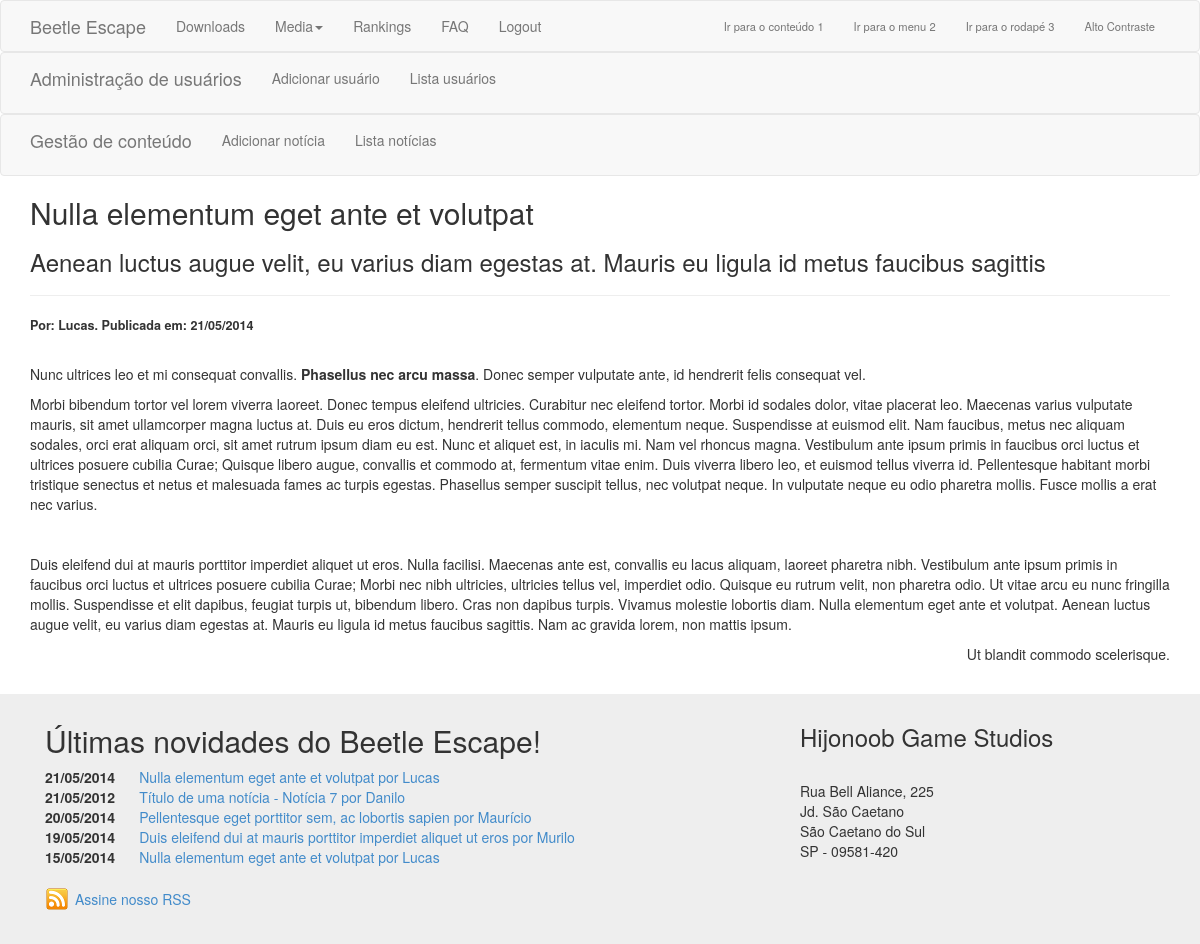
Page /noticia.php?id=6 (signed in) on the committed database.
### tables this page shows
CREATE TABLE `noticias` (
  `id` int(200) NOT NULL AUTO_INCREMENT,
  `titulo` varchar(200) NOT NULL,
  `descricao` varchar(600) NOT NULL,
  `autor` varchar(100) NOT NULL,
  `data` varchar(100) NOT NULL,
  `texto` varchar(5000) NOT NULL,
  PRIMARY KEY (`id`),
  UNIQUE KEY `id` (`id`)
);

### noticia.php (the view, shortened to what this page needs)
<?php
	include 'templates/header.php';
?>
			<?php
				include 'restrito/conexao.php';
				$id = htmlspecialchars($_GET["id"]);
				if($id){
					if ($sql = $conexao->prepare("SELECT titulo, descricao, autor, data, texto FROM noticias WHERE id = ?")) {
						$sql->bind_param('i', $id);
						$sql->execute();
						$sql->bind_result($titulo, $descricao, $autor, $data, $texto);
					}
				}
			?>
			<h2> <?php echo $titulo; ?> </h2>
			<h3> <?php echo $descricao; ?> </h3>
			<hr />
			<div class="byline">
				<span class="noticiaautor">Por: <?php echo $autor; ?>. </span>
				<span class="noticiadata">Publicada em: <?php echo $data; ?></span>
			</div>
			<p class="noticiatexto"><?php echo $texto; ?></p>
		</div>
<?php include 'templates/footer.php' ?>

### templates/footer.php (shortened to what this page needs)
      <div class="jumbotron footer" id="arodape">
          <div class="container">
              <div class="col-md-8" id="mailing-form" >
                <h2>Últimas novidades do Beetle Escape!</h2>
                <div class="listanoticia">
                  <dl class="dl-horizontal">
                    <?php
                      include 'restrito/conexao.php';
                      $resultado = $conexao->query("SELECT titulo, autor, data, id FROM noticias ORDER BY data DESC LIMIT 5");
                      while ($linha = $resultado->fetch_assoc()){
                        echo '<dt>' . $linha['data'] . '</dt>';
                        echo '<dd> <a href="noticia.php?id=' . $linha['id'] . '">' . $linha['titulo'] .' por '. $linha['autor'] .' </a></dd>';
                      }
                    ?>
                  </dl>
                </div>
                <h5><a class="rss_icon" href="rss.php">Assine nosso RSS</a></h5>
              </div>
              <div class="col-md-4">
                  <h3>Hijonoob Game Studios</h3><br>
                  Rua Bell Aliance, 225<br>
                  Jd. São Caetano<br>
                  São Caetano do Sul<br>
                  SP - 09581-420
              </div>
          </div>
      </div>
  </body>
</html>

### css/main.css (style rules this page uses)
#mailing-form { padding-left: 0; }
* { margin: 0; }
html, body { height: 100%; }
.footer, .push { height: 250px; }
.footer { padding-top: 10px; margin-top: 20px; margin-bottom: 0; background-color: #eee; }
.dl-horizontal dt { text-align: left; width: 13%; }
.dl-horizontal dd { margin-left: 0; }
.rss_icon { display: block; background: transparent url("../images/rss_24.png") no-repeat; margin: 0; padding-left: 30px; padding-top: 5px; height: 24px; }
.byline { font-size: 0.9em; font-weight: bold; margin-bottom: 30px; }

### rows in the picture
noticias: titulo "Nulla elementum eget ante et volutpat", descricao "Aenean luctus augue velit, eu varius diam egestas at. Mauris eu ligula id metus faucibus sagittis", autor "Lucas", data "21/05/2014", texto "Nunc ultrices leo et mi consequat convallis. Phasellus nec arcu massa . Donec semper vulputate ante, id hendrerit felis consequat vel. Morbi bibendum tortor vel lorem viverra laoreet. Donec tempus eleifend ultricies. Curabitur nec eleifend tortor. Morbi id sodales dolor, vitae placerat leo. Maecenas varius vulputate mauris, sit amet ullamcorper magna luctus at. Duis eu eros dictum, hendrerit tellus commodo, elementum neque. Suspendisse at euismod elit. Nam faucibus, metus nec aliquam sodales, orci erat aliquam orci, sit amet rutrum ipsum diam eu est. Nunc et aliquet est, in iaculis mi. Nam vel rhoncus magna. Vestibulum ante ipsum primis in faucibus orci luctus et ultrices posuere cubilia…"
noticias: data "21/05/2012", titulo "Título de uma notícia - Notícia 7", autor "Danilo"
noticias: data "20/05/2014", titulo "Pellentesque eget porttitor sem, ac lobortis sapien", autor "Maurício"
noticias: data "19/05/2014", titulo "Duis eleifend dui at mauris porttitor imperdiet aliquet ut eros", autor "Murilo"
noticias: data "15/05/2014", titulo "Nulla elementum eget ante et volutpat", autor "Lucas"
